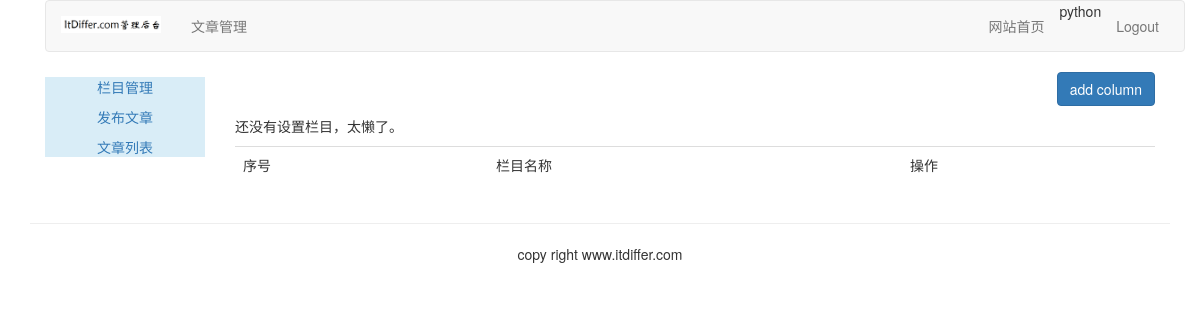
Before: /article/article-column/ (signed in) with the older database file.
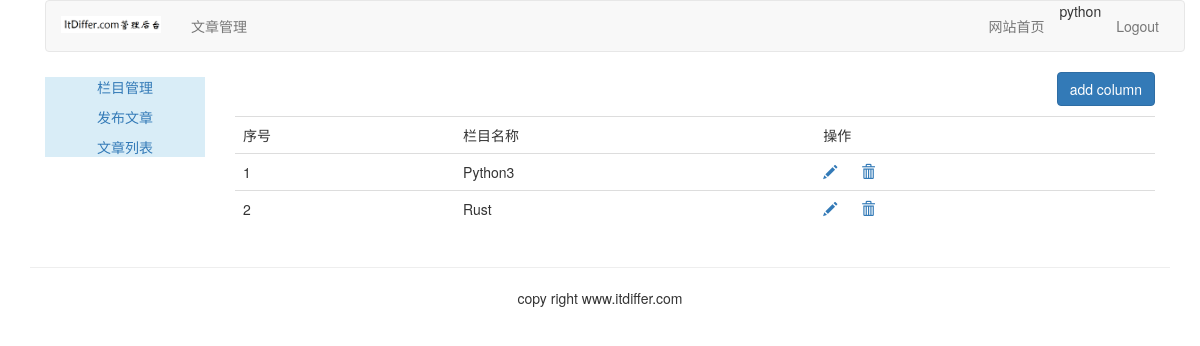
After: the same page with the newer database file.
### article/models.py (models this page shows, shortened)
class ArticleColumn(models.Model):
	user = models.ForeignKey(User, on_delete=models.CASCADE, related_name='article_column')
	column = models.CharField(max_length=200)
	created = models.DateField(auto_now_add=True)

### article/views.py (the view, shortened to what this page needs)
# urls.py: path('article-column/', views.article_column, name="article_column"),
@login_required(login_url='/account/login/')
@csrf_exempt     #⑥
def article_column(request):
    if request.method == "GET":
        columns = ArticleColumn.objects.filter(user=request.user)
        column_form = ArticleColumnForm()
        return render(request, "article/column/article_column.html", {"columns":columns, 'column_form':column_form})

### templates/article/column/article_column.html (shortened to what this page needs)
{% extends "article/base.html" %}
{% load staticfiles %}
{% block content %}
<div>
    <p class="text-right">
        <button id= "add_column" onclick="add_column()" class="btn btn-primary">add column</button>
    </p>
    <table class="table table-hover">
    	<tr>
    		<td>序号</td>
    		<td>栏目名称</td>
    		<td>操作</td>
    	</tr>
    	{% for column in columns %}
    	<tr>
    		<td>{{ forloop.counter }}</td>
    		<td>{{ column.column }}</td>
    		<td>
                <a name="edit" href="javascript:" onclick="edit_column(this, {{ column.id }})"><span class="glyphicon glyphicon-pencil"></span></a>
                <a name="delete" href="javascript:" onclick="del_column(this, {{ column.id }})"><span class="glyphicon glyphicon-trash" style="margin-left:20px;"></span></a>
            </td>
    	</tr>
    	{% empty %}
    	<p>还没有设置栏目，太懒了。</p>
    	{% endfor %}
    </table>
</div>
</div>
{% endblock %}

Changed rows visible on the page:
added ArticleColumn: column "Python3"
added ArticleColumn: column "Rust"
Other visible differences:
text no longer shown: "还没有设置栏目，太懒了。"
